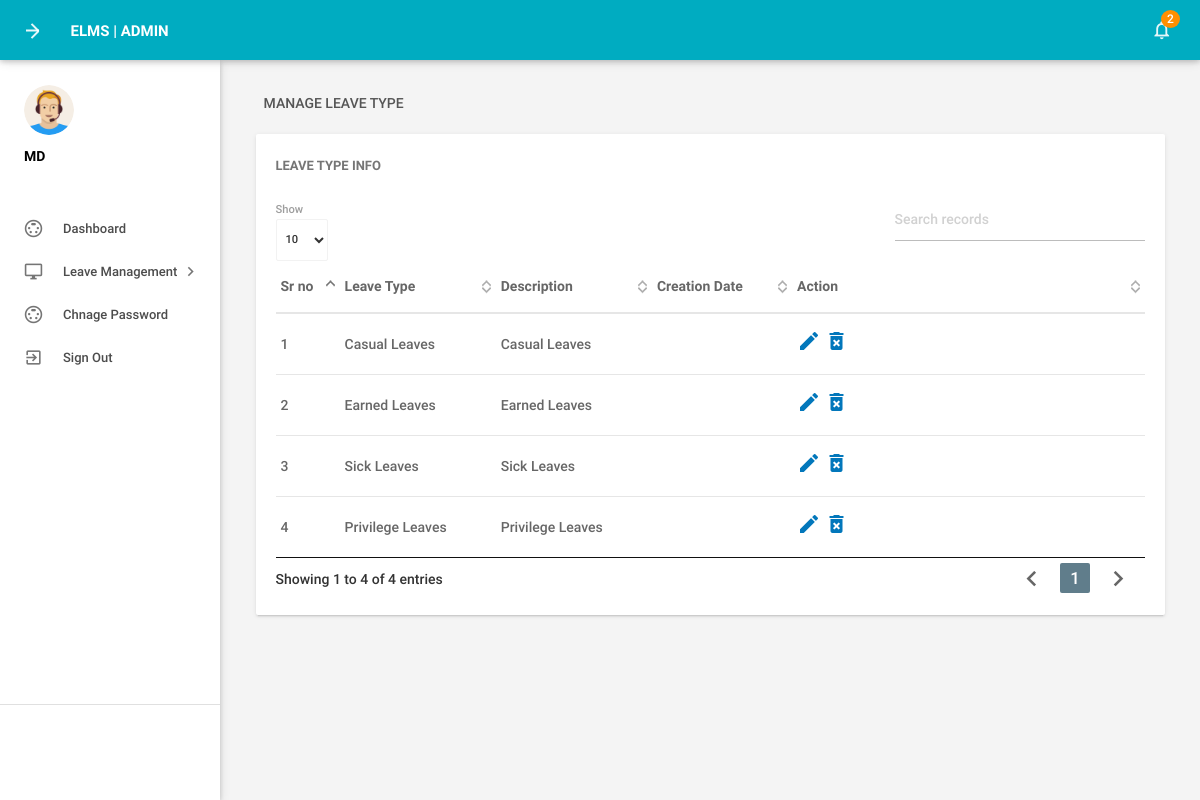
The app's page /elms/elms/engineer/manageleavetype.php (signed in) with its own data.
### tables this page shows
CREATE TABLE `tblleavetype` (
  `id` int(11) NOT NULL,
  `LeaveType` varchar(200) DEFAULT NULL,
  `Description` mediumtext DEFAULT NULL,
  `date` varchar(11) DEFAULT current_timestamp()
);

### elms/elms/engineer/manageleavetype.php (the view, shortened to what this page needs)
<?php
include('includes/config.php');
if(strlen($_SESSION['alogin'])==0)
    {
header('location:index.php');
}
else{
 ?>
<!DOCTYPE html>
<html lang="en">
    <head>
        <link type="text/css" rel="stylesheet" href="../assets/plugins/materialize/css/materialize.min.css"/>
        <link href="../assets/plugins/material-preloader/css/materialPreloader.min.css" rel="stylesheet">
        <link href="../assets/plugins/datatables/css/jquery.dataTables.min.css" rel="stylesheet">
        <link href="../assets/css/alpha.min.css" rel="stylesheet" type="text/css"/>
        <link href="../assets/css/custom.css" rel="stylesheet" type="text/css"/>
    </head>
    <body>
       <?php include('includes/header.php');?>
       <?php include('includes/sidebar.php');?>
            <main class="mn-inner">
                <div class="row">
                    <div class="col s12">
                        <div class="page-title">Manage Leave Type</div>
                    </div>
                    <div class="col s12 m12 l12">
                        <div class="card">
                            <div class="card-content">
                                <span class="card-title">Leave Type Info</span>
                                <table id="example" class="display responsive-table ">
                                    <thead>
                                        <tr>
                                            <th>Sr no</th>
                                            <th>Leave Type</th>
                                            <th>Description</th>
                                            <th>Creation Date</th>
                                            <th>Action</th>
                                        </tr>
                                    </thead>
                                    <tbody>
<?php $sql = "SELECT * from tblleavetype";
$query = $dbh -> prepare($sql);
$query->execute();
$results=$query->fetchAll(PDO::FETCH_OBJ);
$cnt=1;
if($query->rowCount() > 0)
{
foreach($results as $result)
{               ?>
                                        <tr>
                                            <td> <?php echo htmlentities($cnt);?></td>
                                            <td><?php echo htmlentities($result->LeaveType);?></td>
                                            <td><?php echo htmlentities($result->Description);?></td>
                                            <td><?php echo htmlentities($result->CreationDate);?></td>
                                            <td><a href="editleavetype.php?lid=<?php echo htmlentities($result->id);?>"><i class="material-icons">mode_edit</i></a>
                                            <a href="manageleavetype.php?del=<?php echo htmlentities($result->id);?>" onclick="return confirm('Do you want to delete');"> <i class="material-icons">delete_forever</i></a> </td>
                                        </tr>
                                         <?php $cnt++;} }?>
                                    </tbody>
                                </table>
                            </div>
                        </div>
                    </div>
                </div>
            </main>
        </div>
        <div class="left-sidebar-hover"></div>
    </body>
</html>
<?php } ?>

### records on screen
tblleavetype: LeaveType "Casual Leaves", Description "Casual Leaves"
tblleavetype: LeaveType "Earned Leaves", Description "Earned Leaves"
tblleavetype: LeaveType "Sick Leaves", Description "Sick Leaves"
tblleavetype: LeaveType "Privilege Leaves", Description "Privilege Leaves"

### other values on screen
$unreadcount "2"
